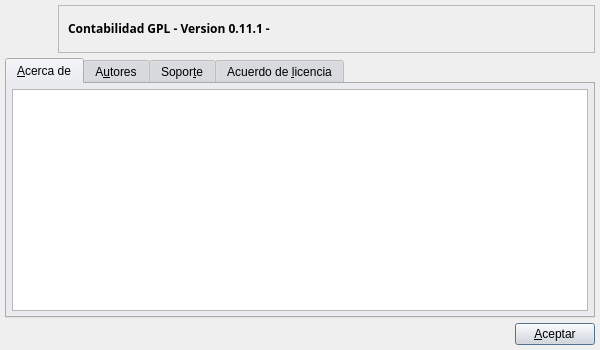
<ui version="4.0" >
 <class>SobreBase</class>
 <widget class="QDialog" name="SobreBase" >
  <property name="geometry" >
   <rect>
    <x>0</x>
    <y>0</y>
    <width>600</width>
    <height>350</height>
   </rect>
  </property>
  <property name="sizePolicy" >
   <sizepolicy vsizetype="Maximum" hsizetype="Maximum" >
    <horstretch>0</horstretch>
    <verstretch>0</verstretch>
   </sizepolicy>
  </property>
  <property name="minimumSize" >
   <size>
    <width>600</width>
    <height>350</height>
   </size>
  </property>
  <property name="maximumSize" >
   <size>
    <width>600</width>
    <height>350</height>
   </size>
  </property>
  <property name="palette" >
   <palette>
    <active>
     <colorrole role="WindowText" >
      <brush brushstyle="SolidPattern" >
       <color alpha="255" >
        <red>0</red>
        <green>0</green>
        <blue>0</blue>
       </color>
      </brush>
     </colorrole>
     <colorrole role="Button" >
      <brush brushstyle="SolidPattern" >
       <color alpha="255" >
        <red>221</red>
        <green>223</green>
        <blue>228</blue>
       </color>
      </brush>
     </colorrole>
     <colorrole role="Light" >
      <brush brushstyle="SolidPattern" >
       <color alpha="255" >
        <red>255</red>
        <green>255</green>
        <blue>255</blue>
       </color>
      </brush>
     </colorrole>
     <colorrole role="Midlight" >
      <brush brushstyle="SolidPattern" >
       <color alpha="255" >
        <red>255</red>
        <green>255</green>
        <blue>255</blue>
       </color>
      </brush>
     </colorrole>
     <colorrole role="Dark" >
      <brush brushstyle="SolidPattern" >
       <color alpha="255" >
        <red>85</red>
        <green>85</green>
        <blue>85</blue>
       </color>
      </brush>
     </colorrole>
     <colorrole role="Mid" >
      <brush brushstyle="SolidPattern" >
       <color alpha="255" >
        <red>199</red>
        <green>199</green>
        <blue>199</blue>
       </color>
      </brush>
     </colorrole>
     <colorrole role="Text" >
      <brush brushstyle="SolidPattern" >
       <color alpha="255" >
        <red>0</red>
        <green>0</green>
        <blue>0</blue>
       </color>
      </brush>
     </colorrole>
     <colorrole role="BrightText" >
      <brush brushstyle="SolidPattern" >
       <color alpha="255" >
        <red>255</red>
        <green>255</green>
        <blue>255</blue>
       </color>
      </brush>
     </colorrole>
     <colorrole role="ButtonText" >
      <brush brushstyle="SolidPattern" >
       <color alpha="255" >
        <red>0</red>
        <green>0</green>
        <blue>0</blue>
       </color>
      </brush>
     </colorrole>
     <colorrole role="Base" >
      <brush brushstyle="SolidPattern" >
       <color alpha="255" >
        <red>255</red>
        <green>255</green>
        <blue>255</blue>
       </color>
      </brush>
     </colorrole>
     <colorrole role="Window" >
      <brush brushstyle="SolidPattern" >
       <color alpha="255" >
        <red>239</red>
        <green>239</green>
        <blue>239</blue>
       </color>
      </brush>
     </colorrole>
     <colorrole role="Shadow" >
      <brush brushstyle="SolidPattern" >
       <color alpha="255" >
        <red>0</red>
        <green>0</green>
        <blue>0</blue>
       </color>
      </brush>
     </colorrole>
     <colorrole role="Highlight" >
      <brush brushstyle="SolidPattern" >
       <color alpha="255" >
        <red>103</red>
        <green>141</green>
        <blue>178</blue>
       </color>
      </brush>
     </colorrole>
     <colorrole role="HighlightedText" >
      <brush brushstyle="SolidPattern" >
       <color alpha="255" >
        <red>255</red>
        <green>255</green>
        <blue>255</blue>
       </color>
      </brush>
     </colorrole>
     <colorrole role="Link" >
      <brush brushstyle="SolidPattern" >
       <color alpha="255" >
        <red>0</red>
        <green>0</green>
        <blue>238</blue>
       </color>
      </brush>
     </colorrole>
     <colorrole role="LinkVisited" >
      <brush brushstyle="SolidPattern" >
       <color alpha="255" >
        <red>82</red>
        <green>24</green>
        <blue>139</blue>
       </color>
      </brush>
     </colorrole>
     <colorrole role="AlternateBase" >
      <brush brushstyle="SolidPattern" >
       <color alpha="255" >
        <red>232</red>
        <green>232</green>
        <blue>232</blue>
       </color>
      </brush>
     </colorrole>
    </active>
    <inactive>
     <colorrole role="WindowText" >
      <brush brushstyle="SolidPattern" >
       <color alpha="255" >
        <red>0</red>
        <green>0</green>
        <blue>0</blue>
       </color>
      </brush>
     </colorrole>
     <colorrole role="Button" >
      <brush brushstyle="SolidPattern" >
       <color alpha="255" >
        <red>221</red>
        <green>223</green>
        <blue>228</blue>
       </color>
      </brush>
     </colorrole>
     <colorrole role="Light" >
      <brush brushstyle="SolidPattern" >
       <color alpha="255" >
        <red>255</red>
        <green>255</green>
        <blue>255</blue>
       </color>
      </brush>
     </colorrole>
     <colorrole role="Midlight" >
      <brush brushstyle="SolidPattern" >
       <color alpha="255" >
        <red>255</red>
        <green>255</green>
        <blue>255</blue>
       </color>
      </brush>
     </colorrole>
     <colorrole role="Dark" >
      <brush brushstyle="SolidPattern" >
       <color alpha="255" >
        <red>85</red>
        <green>85</green>
        <blue>85</blue>
       </color>
      </brush>
     </colorrole>
     <colorrole role="Mid" >
      <brush brushstyle="SolidPattern" >
       <color alpha="255" >
        <red>199</red>
        <green>199</green>
        <blue>199</blue>
       </color>
      </brush>
     </colorrole>
     <colorrole role="Text" >
      <brush brushstyle="SolidPattern" >
       <color alpha="255" >
        <red>0</red>
        <green>0</green>
        <blue>0</blue>
       </color>
      </brush>
     </colorrole>
     <colorrole role="BrightText" >
      <brush brushstyle="SolidPattern" >
       <color alpha="255" >
        <red>255</red>
        <green>255</green>
        <blue>255</blue>
       </color>
      </brush>
     </colorrole>
     <colorrole role="ButtonText" >
      <brush brushstyle="SolidPattern" >
       <color alpha="255" >
        <red>0</red>
        <green>0</green>
        <blue>0</blue>
       </color>
      </brush>
     </colorrole>
     <colorrole role="Base" >
      <brush brushstyle="SolidPattern" >
       <color alpha="255" >
        <red>255</red>
        <green>255</green>
        <blue>255</blue>
       </color>
      </brush>
     </colorrole>
     <colorrole role="Window" >
      <brush brushstyle="SolidPattern" >
       <color alpha="255" >
        <red>239</red>
        <green>239</green>
        <blue>239</blue>
       </color>
      </brush>
     </colorrole>
     <colorrole role="Shadow" >
      <brush brushstyle="SolidPattern" >
       <color alpha="255" >
        <red>0</red>
        <green>0</green>
        <blue>0</blue>
       </color>
      </brush>
     </colorrole>
     <colorrole role="Highlight" >
      <brush brushstyle="SolidPattern" >
       <color alpha="255" >
        <red>103</red>
        <green>141</green>
        <blue>178</blue>
       </color>
      </brush>
     </colorrole>
     <colorrole role="HighlightedText" >
      <brush brushstyle="SolidPattern" >
       <color alpha="255" >
        <red>255</red>
        <green>255</green>
        <blue>255</blue>
       </color>
      </brush>
     </colorrole>
     <colorrole role="Link" >
      <brush brushstyle="SolidPattern" >
       <color alpha="255" >
        <red>0</red>
        <green>0</green>
        <blue>238</blue>
       </color>
      </brush>
     </colorrole>
     <colorrole role="LinkVisited" >
      <brush brushstyle="SolidPattern" >
       <color alpha="255" >
        <red>82</red>
        <green>24</green>
        <blue>139</blue>
       </color>
      </brush>
     </colorrole>
     <colorrole role="AlternateBase" >
      <brush brushstyle="SolidPattern" >
       <color alpha="255" >
        <red>232</red>
        <green>232</green>
        <blue>232</blue>
       </color>
      </brush>
     </colorrole>
    </inactive>
    <disabled>
     <colorrole role="WindowText" >
      <brush brushstyle="SolidPattern" >
       <color alpha="255" >
        <red>128</red>
        <green>128</green>
        <blue>128</blue>
       </color>
      </brush>
     </colorrole>
     <colorrole role="Button" >
      <brush brushstyle="SolidPattern" >
       <color alpha="255" >
        <red>221</red>
        <green>223</green>
        <blue>228</blue>
       </color>
      </brush>
     </colorrole>
     <colorrole role="Light" >
      <brush brushstyle="SolidPattern" >
       <color alpha="255" >
        <red>255</red>
        <green>255</green>
        <blue>255</blue>
       </color>
      </brush>
     </colorrole>
     <colorrole role="Midlight" >
      <brush brushstyle="SolidPattern" >
       <color alpha="255" >
        <red>255</red>
        <green>255</green>
        <blue>255</blue>
       </color>
      </brush>
     </colorrole>
     <colorrole role="Dark" >
      <brush brushstyle="SolidPattern" >
       <color alpha="255" >
        <red>85</red>
        <green>85</green>
        <blue>85</blue>
       </color>
      </brush>
     </colorrole>
     <colorrole role="Mid" >
      <brush brushstyle="SolidPattern" >
       <color alpha="255" >
        <red>199</red>
        <green>199</green>
        <blue>199</blue>
       </color>
      </brush>
     </colorrole>
     <colorrole role="Text" >
      <brush brushstyle="SolidPattern" >
       <color alpha="255" >
        <red>199</red>
        <green>199</green>
        <blue>199</blue>
       </color>
      </brush>
     </colorrole>
     <colorrole role="BrightText" >
      <brush brushstyle="SolidPattern" >
       <color alpha="255" >
        <red>255</red>
        <green>255</green>
        <blue>255</blue>
       </color>
      </brush>
     </colorrole>
     <colorrole role="ButtonText" >
      <brush brushstyle="SolidPattern" >
       <color alpha="255" >
        <red>128</red>
        <green>128</green>
        <blue>128</blue>
       </color>
      </brush>
     </colorrole>
     <colorrole role="Base" >
      <brush brushstyle="SolidPattern" >
       <color alpha="255" >
        <red>239</red>
        <green>239</green>
        <blue>239</blue>
       </color>
      </brush>
     </colorrole>
     <colorrole role="Window" >
      <brush brushstyle="SolidPattern" >
       <color alpha="255" >
        <red>239</red>
        <green>239</green>
        <blue>239</blue>
       </color>
      </brush>
     </colorrole>
     <colorrole role="Shadow" >
      <brush brushstyle="SolidPattern" >
       <color alpha="255" >
        <red>0</red>
        <green>0</green>
        <blue>0</blue>
       </color>
      </brush>
     </colorrole>
     <colorrole role="Highlight" >
      <brush brushstyle="SolidPattern" >
       <color alpha="255" >
        <red>86</red>
        <green>117</green>
        <blue>148</blue>
       </color>
      </brush>
     </colorrole>
     <colorrole role="HighlightedText" >
      <brush brushstyle="SolidPattern" >
       <color alpha="255" >
        <red>255</red>
        <green>255</green>
        <blue>255</blue>
       </color>
      </brush>
     </colorrole>
     <colorrole role="Link" >
      <brush brushstyle="SolidPattern" >
       <color alpha="255" >
        <red>0</red>
        <green>0</green>
        <blue>238</blue>
       </color>
      </brush>
     </colorrole>
     <colorrole role="LinkVisited" >
      <brush brushstyle="SolidPattern" >
       <color alpha="255" >
        <red>82</red>
        <green>24</green>
        <blue>139</blue>
       </color>
      </brush>
     </colorrole>
     <colorrole role="AlternateBase" >
      <brush brushstyle="SolidPattern" >
       <color alpha="255" >
        <red>232</red>
        <green>232</green>
        <blue>232</blue>
       </color>
      </brush>
     </colorrole>
    </disabled>
   </palette>
  </property>
  <property name="windowTitle" >
   <string>Acerca de BulmaCont</string>
  </property>
  <property name="windowIcon" >
   <iconset>
    <normaloff/>
   </iconset>
  </property>
  <layout class="QVBoxLayout" >
   <property name="spacing" >
    <number>5</number>
   </property>
   <property name="margin" >
    <number>5</number>
   </property>
   <item>
    <layout class="QHBoxLayout" >
     <property name="spacing" >
      <number>5</number>
     </property>
     <property name="margin" >
      <number>0</number>
     </property>
     <item>
      <widget class="QLabel" name="label" >
       <property name="minimumSize" >
        <size>
         <width>48</width>
         <height>48</height>
        </size>
       </property>
       <property name="maximumSize" >
        <size>
         <width>48</width>
         <height>48</height>
        </size>
       </property>
       <property name="text" >
        <string/>
       </property>
       <property name="pixmap" >
        <pixmap resource="../../bulmages.qrc" >:/Genericos48x48/images/png/bulmacont.png</pixmap>
       </property>
       <property name="scaledContents" >
        <bool>true</bool>
       </property>
      </widget>
     </item>
     <item>
      <widget class="QFrame" name="frame" >
       <property name="frameShape" >
        <enum>QFrame::StyledPanel</enum>
       </property>
       <property name="frameShadow" >
        <enum>QFrame::Raised</enum>
       </property>
       <layout class="QGridLayout" >
        <property name="margin" >
         <number>9</number>
        </property>
        <property name="spacing" >
         <number>6</number>
        </property>
        <item row="0" column="0" >
         <widget class="QLabel" name="mui_lbversion" >
          <property name="font" >
           <font>
            <family>Sans Serif</family>
            <pointsize>9</pointsize>
            <weight>75</weight>
            <italic>false</italic>
            <bold>true</bold>
            <underline>false</underline>
            <strikeout>false</strikeout>
           </font>
          </property>
          <property name="text" >
           <string>&lt;html>&lt;head>&lt;meta name="qrichtext" content="1" />&lt;style type="text/css">
p, li { white-space: pre-wrap; }
&lt;/style>&lt;/head>&lt;body style=" font-family:'Sans Serif'; font-size:9pt; font-weight:600; font-style:normal;">
&lt;p style=" margin-top:0px; margin-bottom:0px; margin-left:0px; margin-right:0px; -qt-block-indent:0; text-indent:0px;">Contabilidad GPL - Version 0.11.1 -&lt;/p>&lt;/body>&lt;/html></string>
          </property>
         </widget>
        </item>
        <item row="0" column="1" >
         <spacer>
          <property name="orientation" >
           <enum>Qt::Horizontal</enum>
          </property>
          <property name="sizeHint" stdset="0" >
           <size>
            <width>241</width>
            <height>20</height>
           </size>
          </property>
         </spacer>
        </item>
       </layout>
      </widget>
     </item>
    </layout>
   </item>
   <item>
    <widget class="QTabWidget" name="TabWidget2" >
     <property name="focusPolicy" >
      <enum>Qt::StrongFocus</enum>
     </property>
     <property name="layoutDirection" >
      <enum>Qt::LeftToRight</enum>
     </property>
     <widget class="QWidget" name="Acercade" >
      <property name="geometry" >
       <rect>
        <x>0</x>
        <y>0</y>
        <width>586</width>
        <height>226</height>
       </rect>
      </property>
      <attribute name="title" >
       <string>&amp;Acerca de</string>
      </attribute>
      <layout class="QHBoxLayout" >
       <property name="spacing" >
        <number>5</number>
       </property>
       <property name="margin" >
        <number>5</number>
       </property>
       <item>
        <widget class="QTextEdit" name="textEdit_sobre" >
         <property name="focusPolicy" >
          <enum>Qt::StrongFocus</enum>
         </property>
         <property name="readOnly" >
          <bool>true</bool>
         </property>
        </widget>
       </item>
      </layout>
     </widget>
     <widget class="QWidget" name="autores" >
      <property name="geometry" >
       <rect>
        <x>0</x>
        <y>0</y>
        <width>512</width>
        <height>307</height>
       </rect>
      </property>
      <attribute name="title" >
       <string>A&amp;utores</string>
      </attribute>
      <layout class="QHBoxLayout" >
       <property name="spacing" >
        <number>5</number>
       </property>
       <property name="margin" >
        <number>5</number>
       </property>
       <item>
        <widget class="QTextEdit" name="textEdit_autores" >
         <property name="focusPolicy" >
          <enum>Qt::StrongFocus</enum>
         </property>
         <property name="autoFormatting" >
          <set>QTextEdit::AutoAll</set>
         </property>
         <property name="readOnly" >
          <bool>true</bool>
         </property>
         <property name="html" >
          <string>&lt;!DOCTYPE HTML PUBLIC "-//W3C//DTD HTML 4.0//EN" "http://www.w3.org/TR/REC-html40/strict.dtd">
&lt;html>&lt;head>&lt;meta name="qrichtext" content="1" />&lt;style type="text/css">
p, li { white-space: pre-wrap; }
&lt;/style>&lt;/head>&lt;body style=" font-family:'Sans Serif'; font-size:10pt; font-weight:400; font-style:normal;">
&lt;p style="-qt-paragraph-type:empty; margin-top:12px; margin-bottom:12px; margin-left:0px; margin-right:0px; -qt-block-indent:0; text-indent:0px; font-size:9pt;">&lt;/p>&lt;/body>&lt;/html></string>
         </property>
        </widget>
       </item>
      </layout>
     </widget>
     <widget class="QWidget" name="soporte" >
      <property name="geometry" >
       <rect>
        <x>0</x>
        <y>0</y>
        <width>512</width>
        <height>307</height>
       </rect>
      </property>
      <attribute name="title" >
       <string>Sopor&amp;te</string>
      </attribute>
      <layout class="QHBoxLayout" >
       <property name="spacing" >
        <number>5</number>
       </property>
       <property name="margin" >
        <number>5</number>
       </property>
       <item>
        <widget class="QTextEdit" name="textEdit_soporte" >
         <property name="focusPolicy" >
          <enum>Qt::TabFocus</enum>
         </property>
         <property name="readOnly" >
          <bool>true</bool>
         </property>
        </widget>
       </item>
      </layout>
     </widget>
     <widget class="QWidget" name="licencia" >
      <property name="geometry" >
       <rect>
        <x>0</x>
        <y>0</y>
        <width>512</width>
        <height>307</height>
       </rect>
      </property>
      <attribute name="title" >
       <string>Acuerdo de &amp;licencia</string>
      </attribute>
      <layout class="QHBoxLayout" >
       <property name="spacing" >
        <number>5</number>
       </property>
       <property name="margin" >
        <number>5</number>
       </property>
       <item>
        <widget class="QTextEdit" name="textEdit_licencia" >
         <property name="focusPolicy" >
          <enum>Qt::StrongFocus</enum>
         </property>
         <property name="readOnly" >
          <bool>true</bool>
         </property>
        </widget>
       </item>
      </layout>
     </widget>
    </widget>
   </item>
   <item>
    <layout class="QHBoxLayout" >
     <property name="spacing" >
      <number>5</number>
     </property>
     <property name="margin" >
      <number>0</number>
     </property>
     <item>
      <spacer>
       <property name="orientation" >
        <enum>Qt::Horizontal</enum>
       </property>
       <property name="sizeHint" stdset="0" >
        <size>
         <width>40</width>
         <height>20</height>
        </size>
       </property>
      </spacer>
     </item>
     <item>
      <widget class="QPushButton" name="mui_aceptar" >
       <property name="text" >
        <string>&amp;Aceptar</string>
       </property>
      </widget>
     </item>
    </layout>
   </item>
  </layout>
 </widget>
 <layoutdefault spacing="5" margin="5" />
 <resources>
  <include location="../../bulmages.qrc" />
 </resources>
 <connections/>
</ui>
